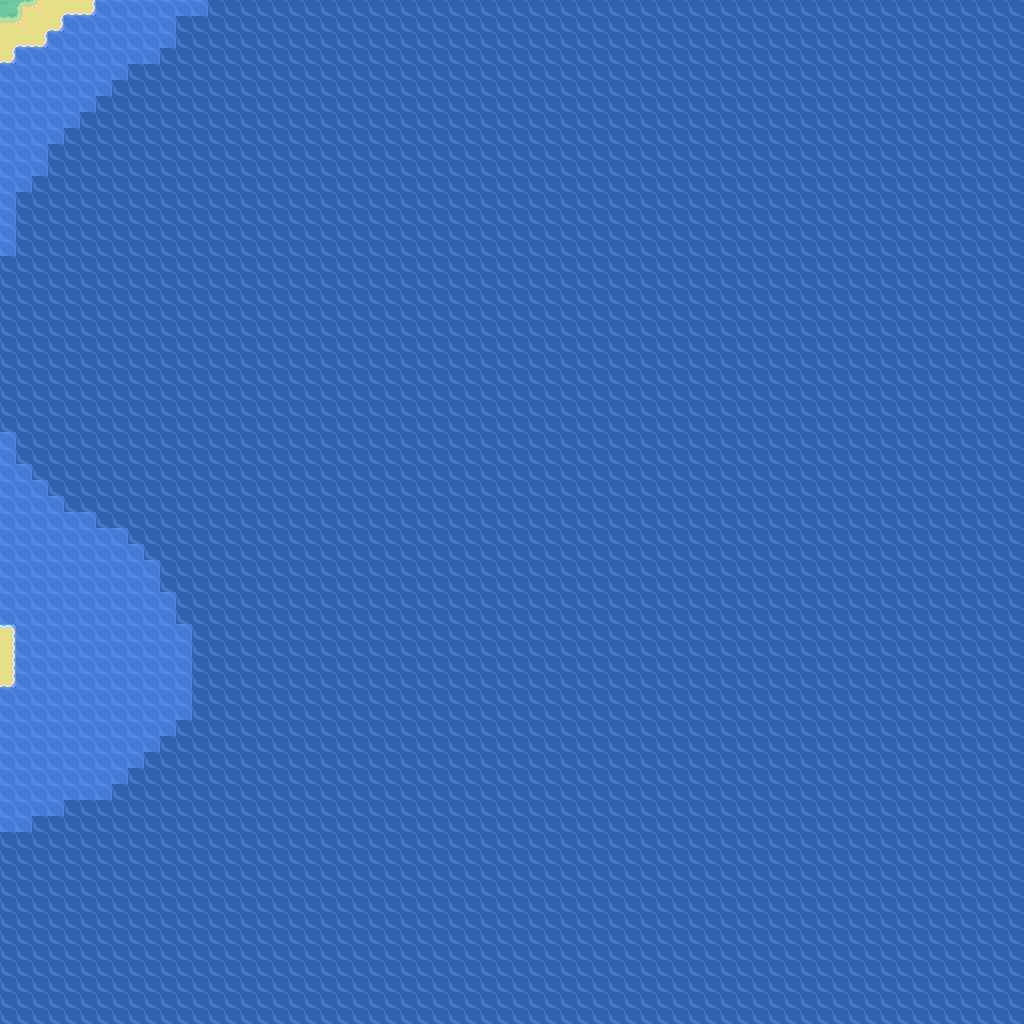

A 2D game scene composited from a Tiled map and its tileset images. What follows is a short description and the map's XML, with each tile layer's data collapsed to a summary:
An orthogonal 64x64 tile map with 16x16 px tiles, 7 tile layers (GROUND0, HILLS, FENCE, BUILDINGS, ...), 8 tilesets.

<map version="1.10" tiledversion="1.11.2" orientation="orthogonal" renderorder="right-down" width="64" height="64" tilewidth="16" tileheight="16" infinite="0" nextlayerid="8" nextobjectid="1">
 <tileset firstgid="1" source="randemon_tilesets/fire_red_decoration.tsx" />
 <tileset firstgid="109" source="randemon_tilesets/fire_red_fences.tsx" />
 <tileset firstgid="145" source="randemon_tilesets/fire_red_hills.tsx" />
 <tileset firstgid="195" source="randemon_tilesets/fire_red_houses.tsx" />
 <tileset firstgid="1545" source="randemon_tilesets/fire_red_path.tsx" />
 <tileset firstgid="1695" source="randemon_tilesets/fire_red_plants.tsx" />
 <tileset firstgid="1743" source="randemon_tilesets/fire_red_road_elements.tsx" />
 <tileset firstgid="1755" source="randemon_tilesets/fire_red_water.tsx" />
<layer id="1" name="GROUND0" width="64" height="64"><data>[4096 cells, 4096 non-empty, 11 distinct tile ids]</data></layer><layer id="2" name="HILLS" width="64" height="64"><data>[4096 cells, 0 non-empty, 0 distinct tile ids]</data></layer><layer id="3" name="FENCE" width="64" height="64"><data>[4096 cells, 0 non-empty, 0 distinct tile ids]</data></layer><layer id="4" name="BUILDINGS" width="64" height="64"><data>[4096 cells, 0 non-empty, 0 distinct tile ids]</data></layer><layer id="5" name="GROUND1" width="64" height="64"><data>[4096 cells, 0 non-empty, 0 distinct tile ids]</data></layer><layer id="6" name="GROUND2" width="64" height="64"><data>[4096 cells, 0 non-empty, 0 distinct tile ids]</data></layer><layer id="7" name="HEIGHTMAP" width="64" height="64"><data>[4096 cells, 0 non-empty, 0 distinct tile ids]</data></layer></map>
